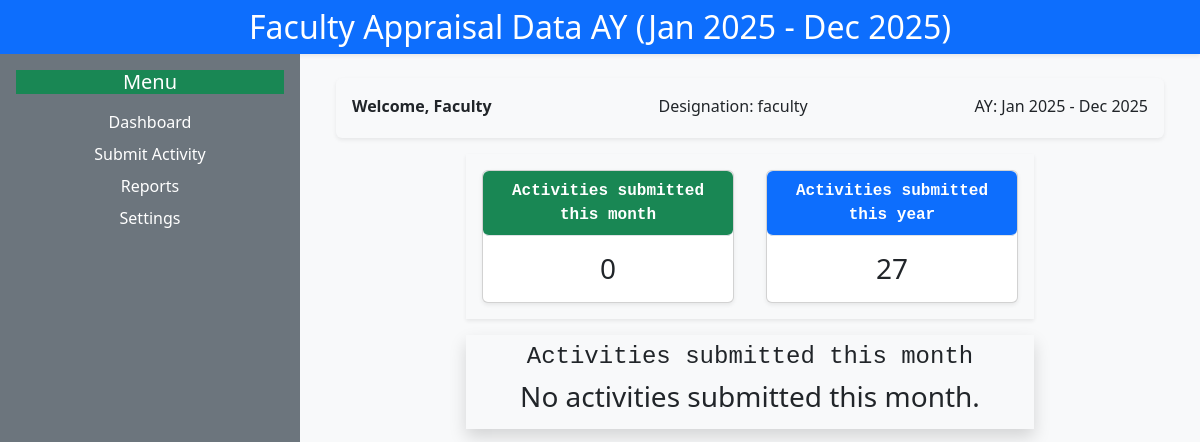
The page /dashboard/?page=2 (signed in) on the database as committed earlier.
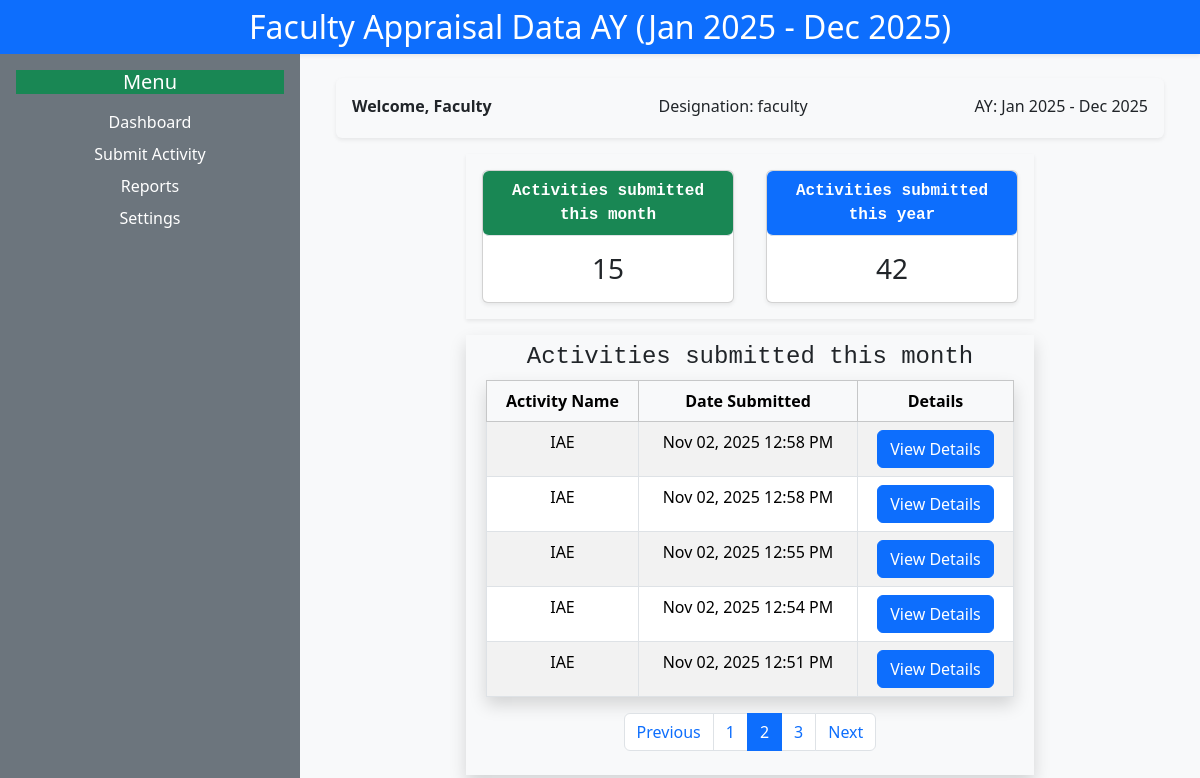
The same page on the database as committed later.
### AppraisalProject/models.py (models this page shows)
class ActivitySubmission(models.Model):
    user = models.ForeignKey(CreateUser, on_delete=models.CASCADE)
    department = models.ForeignKey(Department, on_delete=models.CASCADE)
    month = models.CharField(max_length=40)
    activity_name = models.ForeignKey(Activities, on_delete=models.CASCADE)
    detail = models.JSONField(default=dict,null=True)
    merged_proof = models.FileField(upload_to="proofs/", blank=True)
    created_at = models.DateTimeField(auto_now_add=True)

class Activities(models.Model):
   activityName = models.CharField(max_length=100)
   def __str__(self):
       return self.activityName

### AppraisalProject/views.py (the view, shortened to what this page needs)
# urls.py: path('dashboard/', Home, {'content': 'dashboard'}, name='dashboard'),
@login_required(login_url='login')
def Home(request, content=None):
    departments = Department.objects.all()
    activities = Activities.objects.all()
    acadYear = f"Jan {datetime.now().year} - Dec {datetime.now().year}"
    months = [calendar.month_name[i] for i in range(1, 13)]
    department = request.POST.get('department')
    month = request.POST.get('month')
    activityName = None
    submitted = False
    print("Content in Home:", repr(content))
    if request.method == 'POST':
        activityName = request.POST.get('activityName')
        print("Got activityName in Home:", repr(activityName))
        submitted = True   # first form submit aayiduchu
    if not request.user.is_authenticated:
        return redirect('login')
    if request.user.role == 'dean':
        return render(request, 'dean/home.html', {'user': request.user})
    elif request.user.role == 'faculty':
        if content=='dashboard':
            yearly_submissions = ActivitySubmission.objects.filter(user=request.user, created_at__year=datetime.now().year)
            monthly_submissions = ActivitySubmission.objects.filter(user=request.user, created_at__month=datetime.now().month).order_by('-created_at')
            paginator = Paginator(monthly_submissions, 5)  # 10 per page
            page_number = request.GET.get('page')
            page_obj = paginator.get_page(page_number)
        return render(
            request,
            'faculty/home.html',
            {
                'user': request.user,
                'acadYear': acadYear,
                'departments': departments,
                'activities': activities,
                'department': department,
                'month': month,
                'months': months,
                'submitted': submitted,
                'activityName': activityName,
                'content': content,
                'monthly_submissions': monthly_submissions if content=='dashboard' else None,
                'yearly_submissions': yearly_submissions if content=='dashboard' else None,
                'page_obj': page_obj if content=='dashboard' else None,
            },
        )
    else:
        return render(request, '404.html')

### AppraisalProject/templates/faculty/home.html (shortened to what this page needs)
{% extends 'base.html' %}
{% block content %}
<div class="row g-0">
    <div class="col-12">
        <div class="topBar bg-primary text-center py-2 shadow-sm d-flex justify-content-md-center align-items-center">
            <h2 class="text-white mb-0">Faculty Appraisal Data AY ({{ acadYear }})</h2>
        </div>
    </div>
    <div class="d-none d-md-block col-md-3 bg-secondary text-white p-3 vh-100">
        <h5 class="mb-3 text-center bg-success">Menu</h5>
        <ul class="list-unstyled text-center">
            <li class="mb-2"><a href={% url 'dashboard' %} class="text-white text-decoration-none">Dashboard</a></li>
            <li class="mb-2"><a href={% url 'activity' %} class="text-white text-decoration-none">Submit Activity</a></li>
            <li class="mb-2"><a href="#" class="text-white text-decoration-none">Reports</a></li>
            <li class="mb-2"><a href="#" class="text-white text-decoration-none">Settings</a></li>
        </ul>
    </div>
    <div class="col-12 col-md-9 p-4">
        <div class="container-fluid mb-3">
            <div class="d-flex flex-wrap justify-content-between align-items-center bg-light p-3 rounded shadow-sm">
                <p class="mb-1 fw-bold">Welcome, {{ user.username }}</p>
                <p class="mb-1">Designation: {{ user.role }}</p>
                <p class="mb-1">AY: {{ acadYear }}</p>
            </div>
        </div>
            {% if content == 'activity' %}
        <div class="content bg-white p-4 rounded shadow-sm">
            <h4 class="mb-3">Hello {{ user.username }} 👋</h4>
            <p>This is your faculty appraisal dashboard. Use the menu to navigate.</p>
               {% include "faculty/activity.html" %}
        </div>
            {% elif content == 'dashboard' %}
               {% include "faculty/dashboard.html" %}
            {% endif %}
    </div>
</div>
{% endblock %}

### AppraisalProject/templates/faculty/dashboard.html (shortened to what this page needs)
{% extends "base.html" %} {% block title %}Dashboard{%endblock title%} {% block content %}
<div class="container col-lg-8">
  <div class="row shadow-sm justify-content-center">
    <div class="col-md-6 col-lg-6 p-3">
      <div class="card shadow-sm">
        <p
          class="card-header bg-success text-white border-bottom rounded text-center fw-bold fs-6 font-monospace"
        >
          Activities submitted this month
        </p>
        <div class="card-body">
          <h3 class="card-text text-center">{{monthly_submissions.count}}</h3>
        </div>
      </div>
    </div>
    <div class="col-md-6 col-lg-6 p-3">
      <div class="card shadow-sm">
        <p
          class="card-header bg-primary text-white border-bottom rounded text-center fw-bold fs-6 font-monospace"
        >
          Activities submitted this year
        </p>
        <div class="card-body">
          <h3 class="card-text text-center">{{yearly_submissions.count}}</h3>
        </div>
      </div>
    </div>
  </div>
  <div class="row mt-3 shadow p-2">
    <div class="col">
      <h4 class="text-center font-monospace">
        Activities submitted this month
      </h4>
    </div>
    {% if page_obj %}
    <div class="col-12">
      <table class="table shadow table-striped table-bordered text-center">
        <thead class="table-light">
          <tr>
            <th scope="col">Activity Name</th>
            <th scope="col">Date Submitted</th>
            <th scope="col">Details</th>
          </tr>
        </thead>
        <tbody>
          {% for activity in page_obj %}
          <tr>
            <td>{{ activity.activity_name }}</td>
            <td>{{ activity.created_at|date:"M d, Y g:i A" }}</td>
            <td>
              <button
                class="btn btn-primary"
                data-bs-toggle="modal"
                data-bs-target="#detail{{ activity.id }}"
              >
                View Details
              </button>
            </td>
          </tr>
          {% endfor %}
        </tbody>
      </table>
                <nav aria-label="Page navigation">
  <ul class="pagination justify-content-center">
    {% if page_obj.has_previous %}
      <li class="page-item">
        <a class="page-link" href="?page={{ page_obj.previous_page_number }}">Previous</a>
      </li>
    {% else %}
      <li class="page-item disabled"><span class="page-link">Previous</span></li>
    {% endif %}
    {% for num in page_obj.paginator.page_range %}
      {% if page_obj.number == num %}
        <li class="page-item active"><span class="page-link">{{ num }}</span></li>
      {% else %}
        <li class="page-item"><a class="page-link" href="?page={{ num }}">{{ num }}</a></li>
      {% endif %}
    {% endfor %}
    {% if page_obj.has_next %}
      <li class="page-item">
        <a class="page-link" href="?page={{ page_obj.next_page_number }}">Next</a>
      </li>
    {% else %}
      <li class="page-item disabled"><span class="page-link">Next</span></li>
    {% endif %}
  </ul>
</nav>
          {% else %}
            <h3 colspan="3" class="text-center">
              No activities submitted this month.
            </h3>
          {% endif %}
    </div>
  </div>
</div>
{% endblock content %}

Rows that differ between the two databases and show on the page:
added ActivitySubmission: activity_name "IAE", created_at "Nov 02, 2025 12:58 PM"
added ActivitySubmission: activity_name "IAE", created_at "Nov 02, 2025 12:58 PM"
added ActivitySubmission: activity_name "IAE", created_at "Nov 02, 2025 12:55 PM"
added ActivitySubmission: activity_name "IAE", created_at "Nov 02, 2025 12:54 PM"
added ActivitySubmission: activity_name "IAE", created_at "Nov 02, 2025 12:51 PM"
Other text that changed with them:
{{ monthly_submissions.count }}: "0" → "15"
{{ yearly_submissions.count }}: "27" → "42"
text no longer shown: "No activities submitted this month."
text now shown: "Activity Name Date Submitted Details Previous Next"
new list line: "1"
new list line: "2"
new list line: "3"
